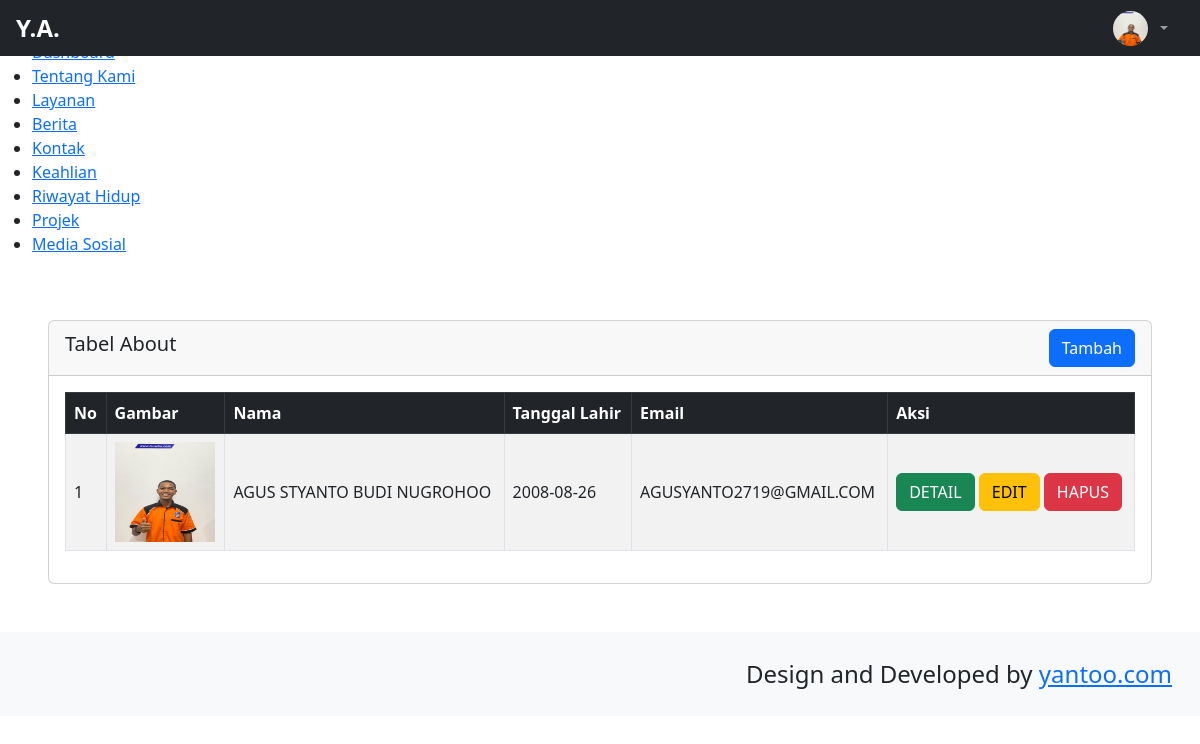
Page /backend/pages/about/index.php on the committed database.
### tables this page shows
CREATE TABLE `abouts` (
  `id` bigint NOT NULL,
  `name` varchar(255) NOT NULL,
  `bron` date NOT NULL,
  `address` text NOT NULL,
  `zip_code` int NOT NULL,
  `email` varchar(255) NOT NULL,
  `phone` varchar(255) NOT NULL,
  `total_project` int NOT NULL,
  `work` varchar(255) NOT NULL,
  `image` text NOT NULL,
  `description` text NOT NULL
);

### backend/pages/about/index.php (the view)
<?php
include '../../partials/header.php';
include '../../partials/sidebar.php';
include '../../partials/navbar.php';
$qAbout = "SELECT * FROM abouts";
$result = mysqli_query($connect, $qAbout) or die(mysqli_error($connect));
?>
<div id="layoutSidenav_content">
    <div class="row p-5">
        <div class="col-12">
            <div class="card">
                <div class="card-header d-flex align-items-center justify-content-between">
                    <h5>Tabel About</h5>
                    <a href="create.php" class="btn btn-primary">Tambah</a>
                </div>
                <div class="card-body">
                    <div class="tabel-responsive">
                        <table class="table table-bordered table-striped align-middle">
                            <thead class="table-dark">
                                <tr>
                                    <th>No</th>
                                    <th>Gambar</th>
                                    <th>Nama</th>
                                    <th>Tanggal Lahir</th>
                                    <th>Email</th>
                                    <th>Aksi</th>
                                </tr>
                            </thead>
                            <tbody class="text-uppercase">
                                <?php
                                $no = 1;
                                while ($item = $result->fetch_object()):
                                ?>
                                    <tr>
                                        <td><?= $no ?></td>
                                        <td>
                                            <img src="../../../storages/about/<?= $item->image ?>"
                                                alt="Gambar" width="100" height="100">
                                        </td>
                                        <td><?= $item->name ?></td>
                                        <td><?= $item->bron ?></td>
                                        <td><?= $item->email ?></td>
                                        <td>
                                            <a href="./detail.php?id=<?= $item->id ?>" class="btn btn-success">Detail</a>
                                            <a href="./edit.php?id=<?= $item->id ?>" class="btn btn-warning">Edit</a>
                                            <a href="../../actions/about/destroy.php?id=<?= $item->id ?>" class="btn btn-danger" onclick="retrun confirm('Apakah anda yakin?')">Hapus</a>
                                        </td>
                                    </tr>
                                <?php
                                    $no++;
                                endwhile;
                                ?>
                            </tbody>
                        </table>
                    </div>
                </div>
            </div>
        </div>
    </div>
    <?php
    include '../../partials/footer.php';
    include '../../partials/script.php';
    ?>

### backend/partials/navbar.php (shortened to what this page needs)
    <?php
        $qAbout = "SELECT * FROM abouts";
        $result = mysqli_query($connect, $qAbout) or die(mysqli_error($connect));
        $item = $result->fetch_object();
    ?>
    <body class="sb-nav-fixed">
        <nav class="sb-topnav navbar navbar-expand navbar-dark bg-dark ">
 <a class="navbar-brand ps-3 d-flex align-items-center gap-2" href="index.php">
    <span class="fw-bold fs-4">Y.A.</span>
</a>
            <ul class="navbar-nav ms-auto ms-md-0 me-3 me-lg-4">
                <li class="nav-item dropdown">
                    <a class="nav-link dropdown-toggle d-flex align-items-center gap-2" id="navbarDropdown" href="#" role="button"
                    data-bs-toggle="dropdown" aria-expanded="false">
                        <img src="../../../storages/about/<?= $item->image ?>" alt="Profile"
                            width="35" height="35" class="rounded-circle" />
                    </a>
                </li>
            </ul>
        </nav>

### backend/partials/header.php (style rules this page uses)
html, body { margin: 0; padding: 0; overflow-x: hidden; }

### rows in the picture
abouts: image (picture), name "AGUS STYANTO BUDI NUGROHOO", bron "2008-08-26", email "AGUSYANTO2719@GMAIL.COM"
